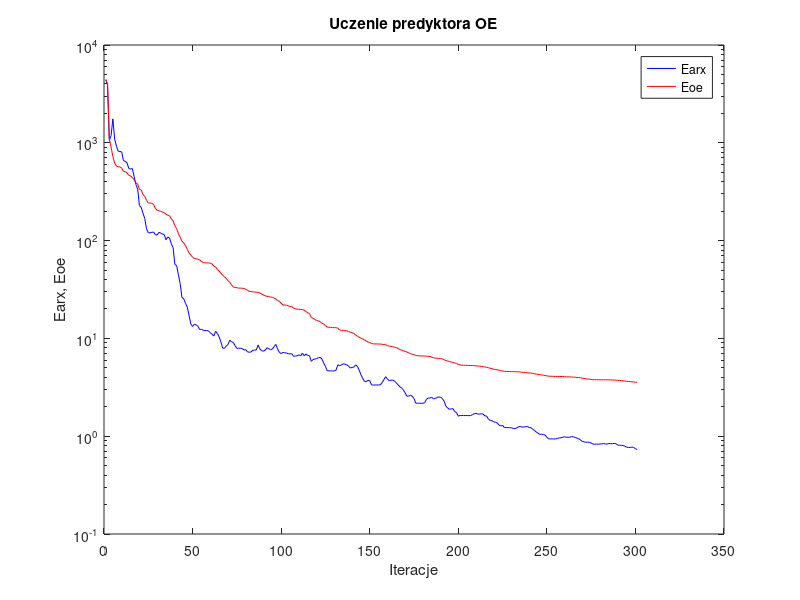
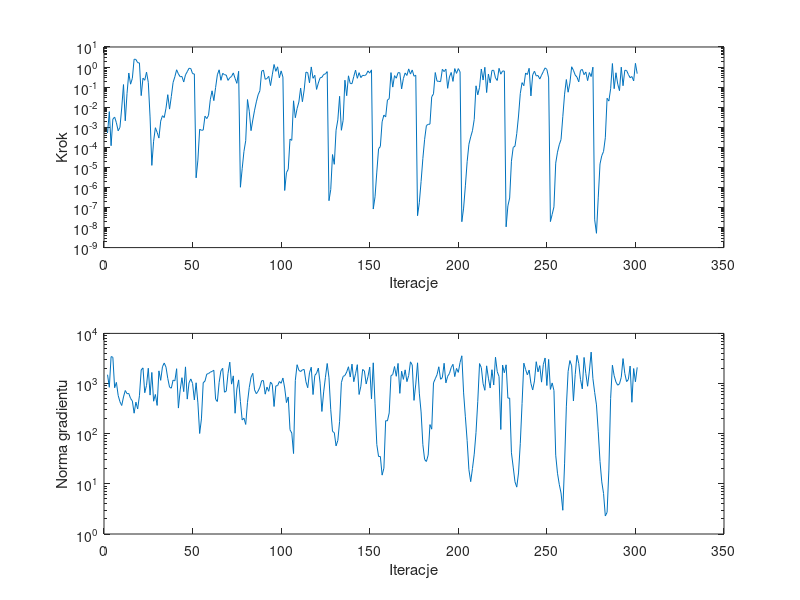

Write MATLAB code to recreate these figures, in order.
%uczenie predyktora oe
clear all;
n=0; farx(n+1)=4.378894e+003; foe(n+1)=4.466231e+003; wspucz(n+1)=0.000000e+000; ng(n+1)=0.000000e+000;
%odnowa zmiennej metryki
n=1; farx(n+1)=3.895031e+003; foe(n+1)=3.962226e+003; krok(n+1)=5.120833e-004; ng(n+1)=1.500066e+003;
n=2; farx(n+1)=1.060986e+003; foe(n+1)=1.104303e+003; krok(n+1)=5.980899e-003; ng(n+1)=8.418458e+002;
n=3; farx(n+1)=1.188175e+003; foe(n+1)=9.038972e+002; krok(n+1)=1.198093e-004; ng(n+1)=3.449136e+003;
n=4; farx(n+1)=1.756456e+003; foe(n+1)=7.223295e+002; krok(n+1)=2.553842e-003; ng(n+1)=3.340635e+003;
n=5; farx(n+1)=1.095117e+003; foe(n+1)=6.210205e+002; krok(n+1)=3.206931e-003; ng(n+1)=8.252719e+002;
n=6; farx(n+1)=9.243649e+002; foe(n+1)=5.780769e+002; krok(n+1)=1.675019e-003; ng(n+1)=1.054236e+003;
n=7; farx(n+1)=8.205105e+002; foe(n+1)=5.693815e+002; krok(n+1)=6.618879e-004; ng(n+1)=5.789516e+002;
n=8; farx(n+1)=8.146404e+002; foe(n+1)=5.665258e+002; krok(n+1)=9.854180e-004; ng(n+1)=4.339921e+002;
n=9; farx(n+1)=8.068973e+002; foe(n+1)=5.498932e+002; krok(n+1)=9.078303e-003; ng(n+1)=3.649255e+002;
n=10; farx(n+1)=6.551259e+002; foe(n+1)=5.095052e+002; krok(n+1)=1.337970e-001; ng(n+1)=5.398533e+002;
n=11; farx(n+1)=6.474593e+002; foe(n+1)=5.078287e+002; krok(n+1)=2.092139e-003; ng(n+1)=7.263432e+002;
n=12; farx(n+1)=6.225636e+002; foe(n+1)=4.912925e+002; krok(n+1)=4.844011e-002; ng(n+1)=6.274521e+002;
n=13; farx(n+1)=5.463623e+002; foe(n+1)=4.655618e+002; krok(n+1)=5.045340e-001; ng(n+1)=6.335836e+002;
n=14; farx(n+1)=5.382151e+002; foe(n+1)=4.584695e+002; krok(n+1)=1.400181e-001; ng(n+1)=5.040978e+002;
n=15; farx(n+1)=5.455446e+002; foe(n+1)=4.410257e+002; krok(n+1)=2.740921e-001; ng(n+1)=4.502009e+002;
n=16; farx(n+1)=4.525031e+002; foe(n+1)=4.223535e+002; krok(n+1)=2.455126e+000; ng(n+1)=2.563383e+002;
n=17; farx(n+1)=3.753993e+002; foe(n+1)=3.881505e+002; krok(n+1)=2.395877e+000; ng(n+1)=4.256313e+002;
n=18; farx(n+1)=3.361658e+002; foe(n+1)=3.790358e+002; krok(n+1)=1.650428e+000; ng(n+1)=3.111872e+002;
n=19; farx(n+1)=2.285863e+002; foe(n+1)=3.342301e+002; krok(n+1)=1.606385e+000; ng(n+1)=5.714092e+002;
n=20; farx(n+1)=2.185933e+002; foe(n+1)=3.288703e+002; krok(n+1)=3.766673e-002; ng(n+1)=1.862668e+003;
n=21; farx(n+1)=1.905817e+002; foe(n+1)=2.964156e+002; krok(n+1)=2.800362e-001; ng(n+1)=2.051279e+003;
n=22; farx(n+1)=1.685815e+002; foe(n+1)=2.837449e+002; krok(n+1)=2.193298e-001; ng(n+1)=6.559337e+002;
n=23; farx(n+1)=1.319358e+002; foe(n+1)=2.583340e+002; krok(n+1)=5.571345e-001; ng(n+1)=9.184472e+002;
n=24; farx(n+1)=1.203227e+002; foe(n+1)=2.425585e+002; krok(n+1)=1.728699e-001; ng(n+1)=2.019813e+003;
n=25; farx(n+1)=1.200434e+002; foe(n+1)=2.422127e+002; krok(n+1)=3.258189e-003; ng(n+1)=5.881840e+002;
%odnowa zmiennej metryki
n=26; farx(n+1)=1.214590e+002; foe(n+1)=2.409174e+002; krok(n+1)=1.255822e-005; ng(n+1)=1.664676e+003;
n=27; farx(n+1)=1.224635e+002; foe(n+1)=2.341293e+002; krok(n+1)=1.999716e-004; ng(n+1)=4.441722e+002;
n=28; farx(n+1)=1.146237e+002; foe(n+1)=2.128506e+002; krok(n+1)=9.458427e-004; ng(n+1)=6.061462e+002;
n=29; farx(n+1)=1.140299e+002; foe(n+1)=2.049762e+002; krok(n+1)=5.559287e-004; ng(n+1)=3.660615e+002;
n=30; farx(n+1)=1.214393e+002; foe(n+1)=2.010358e+002; krok(n+1)=2.884695e-004; ng(n+1)=1.789991e+003;
n=31; farx(n+1)=1.194985e+002; foe(n+1)=2.000850e+002; krok(n+1)=2.013864e-003; ng(n+1)=1.159291e+003;
n=32; farx(n+1)=1.169213e+002; foe(n+1)=1.955784e+002; krok(n+1)=3.752448e-003; ng(n+1)=2.159769e+003;
n=33; farx(n+1)=1.148443e+002; foe(n+1)=1.933756e+002; krok(n+1)=3.036370e-003; ng(n+1)=2.567873e+003;
n=34; farx(n+1)=1.019797e+002; foe(n+1)=1.857919e+002; krok(n+1)=8.865514e-003; ng(n+1)=2.122501e+003;
n=35; farx(n+1)=1.089254e+002; foe(n+1)=1.823546e+002; krok(n+1)=4.193314e-002; ng(n+1)=1.265063e+003;
n=36; farx(n+1)=1.060971e+002; foe(n+1)=1.788919e+002; krok(n+1)=8.003391e-003; ng(n+1)=8.468439e+002;
n=37; farx(n+1)=9.262213e+001; foe(n+1)=1.664620e+002; krok(n+1)=3.413625e-002; ng(n+1)=8.080680e+002;
n=38; farx(n+1)=8.474284e+001; foe(n+1)=1.592710e+002; krok(n+1)=1.702433e-001; ng(n+1)=1.171174e+003;
n=39; farx(n+1)=5.703399e+001; foe(n+1)=1.417422e+002; krok(n+1)=3.287969e-001; ng(n+1)=1.130684e+003;
n=40; farx(n+1)=5.564907e+001; foe(n+1)=1.328047e+002; krok(n+1)=7.310195e-001; ng(n+1)=1.975245e+003;
n=41; farx(n+1)=4.465040e+001; foe(n+1)=1.175008e+002; krok(n+1)=4.536903e-001; ng(n+1)=3.243533e+002;
n=42; farx(n+1)=3.644781e+001; foe(n+1)=1.086374e+002; krok(n+1)=3.288994e-001; ng(n+1)=7.470620e+002;
n=43; farx(n+1)=2.628582e+001; foe(n+1)=9.876129e+001; krok(n+1)=3.394051e-001; ng(n+1)=1.307520e+003;
n=44; farx(n+1)=2.540734e+001; foe(n+1)=9.469121e+001; krok(n+1)=1.794664e-001; ng(n+1)=6.901060e+002;
n=45; farx(n+1)=2.291000e+001; foe(n+1)=8.907971e+001; krok(n+1)=4.089939e-001; ng(n+1)=2.149167e+003;
n=46; farx(n+1)=2.084789e+001; foe(n+1)=8.142719e+001; krok(n+1)=5.870903e-001; ng(n+1)=4.895531e+002;
n=47; farx(n+1)=1.726038e+001; foe(n+1)=7.504917e+001; krok(n+1)=8.707243e-001; ng(n+1)=1.034372e+003;
n=48; farx(n+1)=1.404388e+001; foe(n+1)=7.119387e+001; krok(n+1)=8.413217e-001; ng(n+1)=1.235994e+003;
n=49; farx(n+1)=1.326879e+001; foe(n+1)=6.758974e+001; krok(n+1)=4.686024e-001; ng(n+1)=1.004582e+003;
n=50; farx(n+1)=1.395747e+001; foe(n+1)=6.564176e+001; krok(n+1)=4.536903e-001; ng(n+1)=4.715156e+002;
%odnowa zmiennej metryki
n=51; farx(n+1)=1.373899e+001; foe(n+1)=6.519370e+001; krok(n+1)=3.002928e-006; ng(n+1)=1.036123e+003;
n=52; farx(n+1)=1.335272e+001; foe(n+1)=6.461759e+001; krok(n+1)=2.299949e-005; ng(n+1)=4.116709e+002;
n=53; farx(n+1)=1.233004e+001; foe(n+1)=6.359559e+001; krok(n+1)=7.975165e-004; ng(n+1)=1.009985e+002;
n=54; farx(n+1)=1.240081e+001; foe(n+1)=6.118907e+001; krok(n+1)=7.010405e-004; ng(n+1)=1.971330e+002;
n=55; farx(n+1)=1.210892e+001; foe(n+1)=5.959866e+001; krok(n+1)=7.213414e-004; ng(n+1)=1.038182e+003;
n=56; farx(n+1)=1.202620e+001; foe(n+1)=5.925870e+001; krok(n+1)=3.559503e-003; ng(n+1)=1.118002e+003;
n=57; farx(n+1)=1.201297e+001; foe(n+1)=5.918768e+001; krok(n+1)=2.695374e-003; ng(n+1)=1.539455e+003;
n=58; farx(n+1)=1.193321e+001; foe(n+1)=5.906696e+001; krok(n+1)=3.870712e-003; ng(n+1)=1.581813e+003;
n=59; farx(n+1)=1.143074e+001; foe(n+1)=5.887888e+001; krok(n+1)=2.357847e-002; ng(n+1)=1.683496e+003;
n=60; farx(n+1)=1.102831e+001; foe(n+1)=5.762012e+001; krok(n+1)=6.539800e-002; ng(n+1)=1.745287e+003;
n=61; farx(n+1)=1.060461e+001; foe(n+1)=5.484377e+001; krok(n+1)=2.117616e-002; ng(n+1)=1.838953e+003;
n=62; farx(n+1)=1.181492e+001; foe(n+1)=5.398912e+001; krok(n+1)=9.548572e-002; ng(n+1)=4.855869e+002;
n=63; farx(n+1)=1.124172e+001; foe(n+1)=5.066015e+001; krok(n+1)=4.128102e-001; ng(n+1)=4.386015e+002;
n=64; farx(n+1)=1.037703e+001; foe(n+1)=4.872926e+001; krok(n+1)=7.271671e-001; ng(n+1)=1.056380e+003;
n=65; farx(n+1)=9.174119e+000; foe(n+1)=4.636658e+001; krok(n+1)=2.186494e-001; ng(n+1)=1.794141e+003;
n=66; farx(n+1)=7.953802e+000; foe(n+1)=4.427245e+001; krok(n+1)=4.865340e-001; ng(n+1)=2.014506e+003;
n=67; farx(n+1)=7.920933e+000; foe(n+1)=4.261138e+001; krok(n+1)=4.158012e-001; ng(n+1)=6.721475e+002;
n=68; farx(n+1)=8.358753e+000; foe(n+1)=4.106245e+001; krok(n+1)=3.985391e-001; ng(n+1)=7.041548e+002;
n=69; farx(n+1)=8.657656e+000; foe(n+1)=3.896474e+001; krok(n+1)=2.158836e-001; ng(n+1)=1.584244e+003;
n=70; farx(n+1)=9.600062e+000; foe(n+1)=3.742681e+001; krok(n+1)=2.926858e-001; ng(n+1)=2.667917e+003;
n=71; farx(n+1)=9.213032e+000; foe(n+1)=3.526822e+001; krok(n+1)=3.404866e-001; ng(n+1)=9.736125e+002;
n=72; farx(n+1)=9.104355e+000; foe(n+1)=3.359708e+001; krok(n+1)=5.108389e-001; ng(n+1)=1.422076e+003;
n=73; farx(n+1)=8.432033e+000; foe(n+1)=3.320620e+001; krok(n+1)=2.709781e-001; ng(n+1)=2.558371e+002;
n=74; farx(n+1)=7.898244e+000; foe(n+1)=3.299171e+001; krok(n+1)=1.540084e-001; ng(n+1)=7.765666e+002;
n=75; farx(n+1)=7.948455e+000; foe(n+1)=3.268750e+001; krok(n+1)=6.167589e-001; ng(n+1)=1.182664e+003;
%odnowa zmiennej metryki
n=76; farx(n+1)=7.920671e+000; foe(n+1)=3.265262e+001; krok(n+1)=1.018899e-006; ng(n+1)=4.382882e+002;
n=77; farx(n+1)=7.881397e+000; foe(n+1)=3.261667e+001; krok(n+1)=8.539569e-006; ng(n+1)=1.877751e+002;
n=78; farx(n+1)=7.638184e+000; foe(n+1)=3.237813e+001; krok(n+1)=6.235827e-005; ng(n+1)=2.037643e+002;
n=79; farx(n+1)=7.664702e+000; foe(n+1)=3.182993e+001; krok(n+1)=2.141893e-004; ng(n+1)=1.529118e+002;
n=80; farx(n+1)=7.284110e+000; foe(n+1)=3.108965e+001; krok(n+1)=2.399905e-002; ng(n+1)=4.204669e+002;
n=81; farx(n+1)=7.227882e+000; foe(n+1)=3.031698e+001; krok(n+1)=6.283621e-003; ng(n+1)=8.332106e+002;
n=82; farx(n+1)=7.260321e+000; foe(n+1)=3.018957e+001; krok(n+1)=6.750897e-004; ng(n+1)=1.340101e+003;
n=83; farx(n+1)=7.554366e+000; foe(n+1)=2.989795e+001; krok(n+1)=2.286608e-003; ng(n+1)=1.599764e+003;
n=84; farx(n+1)=7.582072e+000; foe(n+1)=2.986657e+001; krok(n+1)=7.088910e-003; ng(n+1)=7.472118e+002;
n=85; farx(n+1)=7.631477e+000; foe(n+1)=2.967403e+001; krok(n+1)=1.840296e-002; ng(n+1)=6.275768e+002;
n=86; farx(n+1)=8.575575e+000; foe(n+1)=2.952823e+001; krok(n+1)=4.134280e-002; ng(n+1)=7.066687e+002;
n=87; farx(n+1)=7.788217e+000; foe(n+1)=2.912693e+001; krok(n+1)=6.601690e-002; ng(n+1)=8.459981e+002;
n=88; farx(n+1)=7.494566e+000; foe(n+1)=2.843815e+001; krok(n+1)=6.224492e-001; ng(n+1)=1.137348e+003;
n=89; farx(n+1)=7.396613e+000; foe(n+1)=2.775754e+001; krok(n+1)=7.021280e-001; ng(n+1)=1.145694e+003;
n=90; farx(n+1)=7.594508e+000; foe(n+1)=2.724162e+001; krok(n+1)=2.452016e-001; ng(n+1)=6.140884e+002;
n=91; farx(n+1)=8.033790e+000; foe(n+1)=2.694030e+001; krok(n+1)=2.675301e-001; ng(n+1)=8.497889e+002;
n=92; farx(n+1)=7.841603e+000; foe(n+1)=2.666350e+001; krok(n+1)=3.446734e-001; ng(n+1)=7.003587e+002;
n=93; farx(n+1)=7.667556e+000; foe(n+1)=2.652225e+001; krok(n+1)=1.191056e-001; ng(n+1)=1.073140e+003;
n=94; farx(n+1)=7.757599e+000; foe(n+1)=2.634450e+001; krok(n+1)=4.095418e-001; ng(n+1)=9.601164e+002;
n=95; farx(n+1)=8.246840e+000; foe(n+1)=2.585991e+001; krok(n+1)=1.342163e+000; ng(n+1)=3.485616e+002;
n=96; farx(n+1)=8.690534e+000; foe(n+1)=2.525748e+001; krok(n+1)=6.122388e-001; ng(n+1)=8.988967e+002;
n=97; farx(n+1)=7.824129e+000; foe(n+1)=2.438383e+001; krok(n+1)=1.026961e+000; ng(n+1)=9.077836e+002;
n=98; farx(n+1)=7.187129e+000; foe(n+1)=2.391891e+001; krok(n+1)=2.894475e-001; ng(n+1)=1.098845e+003;
n=99; farx(n+1)=7.001301e+000; foe(n+1)=2.287181e+001; krok(n+1)=6.435764e-001; ng(n+1)=1.011980e+003;
n=100; farx(n+1)=7.181618e+000; foe(n+1)=2.202075e+001; krok(n+1)=3.161324e-001; ng(n+1)=1.287554e+003;
%odnowa zmiennej metryki
n=101; farx(n+1)=7.138035e+000; foe(n+1)=2.193607e+001; krok(n+1)=7.032864e-007; ng(n+1)=8.157091e+002;
n=102; farx(n+1)=7.084992e+000; foe(n+1)=2.183045e+001; krok(n+1)=5.456206e-006; ng(n+1)=4.174615e+002;
n=103; farx(n+1)=6.965425e+000; foe(n+1)=2.158015e+001; krok(n+1)=8.012023e-006; ng(n+1)=5.406376e+002;
n=104; farx(n+1)=6.951496e+000; foe(n+1)=2.122340e+001; krok(n+1)=2.556540e-004; ng(n+1)=1.198604e+002;
n=105; farx(n+1)=6.964679e+000; foe(n+1)=2.112365e+001; krok(n+1)=2.215284e-004; ng(n+1)=1.030573e+002;
n=106; farx(n+1)=6.582093e+000; foe(n+1)=2.047087e+001; krok(n+1)=2.074719e-002; ng(n+1)=4.021749e+001;
n=107; farx(n+1)=6.588179e+000; foe(n+1)=2.009327e+001; krok(n+1)=2.980863e-003; ng(n+1)=1.153309e+003;
n=108; farx(n+1)=6.644000e+000; foe(n+1)=1.991003e+001; krok(n+1)=8.533243e-003; ng(n+1)=2.373553e+003;
n=109; farx(n+1)=6.799664e+000; foe(n+1)=1.989045e+001; krok(n+1)=1.793370e-002; ng(n+1)=1.836843e+003;
n=110; farx(n+1)=6.635971e+000; foe(n+1)=1.976404e+001; krok(n+1)=8.973318e-002; ng(n+1)=1.733051e+003;
n=111; farx(n+1)=7.056727e+000; foe(n+1)=1.972630e+001; krok(n+1)=1.868912e-002; ng(n+1)=1.877908e+003;
n=112; farx(n+1)=6.649782e+000; foe(n+1)=1.946181e+001; krok(n+1)=7.236188e-002; ng(n+1)=1.909227e+003;
n=113; farx(n+1)=6.913505e+000; foe(n+1)=1.888951e+001; krok(n+1)=5.596492e-001; ng(n+1)=1.084810e+003;
n=114; farx(n+1)=6.700391e+000; foe(n+1)=1.826882e+001; krok(n+1)=5.271762e-001; ng(n+1)=8.247461e+002;
n=115; farx(n+1)=6.643586e+000; foe(n+1)=1.795461e+001; krok(n+1)=1.634459e-001; ng(n+1)=1.637345e+003;
n=116; farx(n+1)=5.827066e+000; foe(n+1)=1.634116e+001; krok(n+1)=1.013125e+000; ng(n+1)=2.116241e+003;
n=117; farx(n+1)=6.072809e+000; foe(n+1)=1.606922e+001; krok(n+1)=2.745822e-001; ng(n+1)=6.031964e+002;
n=118; farx(n+1)=6.145587e+000; foe(n+1)=1.558982e+001; krok(n+1)=3.886554e-001; ng(n+1)=1.450102e+003;
n=119; farx(n+1)=6.221441e+000; foe(n+1)=1.529911e+001; krok(n+1)=7.680579e-002; ng(n+1)=1.606268e+003;
n=120; farx(n+1)=6.324660e+000; foe(n+1)=1.510596e+001; krok(n+1)=1.607063e-001; ng(n+1)=2.038233e+003;
n=121; farx(n+1)=6.413268e+000; foe(n+1)=1.484423e+001; krok(n+1)=2.912288e-001; ng(n+1)=1.017191e+003;
n=122; farx(n+1)=6.161122e+000; foe(n+1)=1.431191e+001; krok(n+1)=3.056660e-001; ng(n+1)=2.775351e+002;
n=123; farx(n+1)=5.606855e+000; foe(n+1)=1.407522e+001; krok(n+1)=4.300038e-001; ng(n+1)=6.806518e+002;
n=124; farx(n+1)=5.185450e+000; foe(n+1)=1.353736e+001; krok(n+1)=4.536903e-001; ng(n+1)=1.331618e+003;
n=125; farx(n+1)=4.667131e+000; foe(n+1)=1.304103e+001; krok(n+1)=5.914179e-001; ng(n+1)=2.513025e+003;
%odnowa zmiennej metryki
n=126; farx(n+1)=4.657954e+000; foe(n+1)=1.299745e+001; krok(n+1)=2.177053e-007; ng(n+1)=1.299773e+003;
n=127; farx(n+1)=4.662389e+000; foe(n+1)=1.298693e+001; krok(n+1)=7.855919e-007; ng(n+1)=3.010446e+002;
n=128; farx(n+1)=4.637387e+000; foe(n+1)=1.291626e+001; krok(n+1)=4.341873e-005; ng(n+1)=1.108882e+002;
n=129; farx(n+1)=4.653172e+000; foe(n+1)=1.289213e+001; krok(n+1)=1.416371e-005; ng(n+1)=1.052747e+002;
n=130; farx(n+1)=4.747810e+000; foe(n+1)=1.285897e+001; krok(n+1)=7.102557e-004; ng(n+1)=5.710053e+001;
n=131; farx(n+1)=5.370024e+000; foe(n+1)=1.272235e+001; krok(n+1)=2.326801e-003; ng(n+1)=7.337405e+001;
n=132; farx(n+1)=5.270397e+000; foe(n+1)=1.215805e+001; krok(n+1)=3.468850e-002; ng(n+1)=1.763126e+002;
n=133; farx(n+1)=5.341534e+000; foe(n+1)=1.211882e+001; krok(n+1)=7.046696e-004; ng(n+1)=1.041682e+003;
n=134; farx(n+1)=5.497307e+000; foe(n+1)=1.209479e+001; krok(n+1)=2.232051e-003; ng(n+1)=1.390097e+003;
n=135; farx(n+1)=5.452959e+000; foe(n+1)=1.200872e+001; krok(n+1)=2.209722e-001; ng(n+1)=1.447130e+003;
n=136; farx(n+1)=5.364075e+000; foe(n+1)=1.198727e+001; krok(n+1)=3.730542e-002; ng(n+1)=1.701073e+003;
n=137; farx(n+1)=5.222233e+000; foe(n+1)=1.171814e+001; krok(n+1)=3.655615e-001; ng(n+1)=2.161388e+003;
n=138; farx(n+1)=4.981025e+000; foe(n+1)=1.159616e+001; krok(n+1)=1.508553e-001; ng(n+1)=1.348592e+003;
n=139; farx(n+1)=5.047072e+000; foe(n+1)=1.142849e+001; krok(n+1)=1.484981e-001; ng(n+1)=2.439068e+003;
n=140; farx(n+1)=5.079787e+000; foe(n+1)=1.129156e+001; krok(n+1)=3.372291e-001; ng(n+1)=1.088803e+003;
n=141; farx(n+1)=5.359820e+000; foe(n+1)=1.084141e+001; krok(n+1)=7.011953e-001; ng(n+1)=1.563117e+003;
n=142; farx(n+1)=5.205343e+000; foe(n+1)=1.056639e+001; krok(n+1)=2.745822e-001; ng(n+1)=2.377280e+003;
n=143; farx(n+1)=4.752354e+000; foe(n+1)=1.026874e+001; krok(n+1)=5.249576e-001; ng(n+1)=6.051559e+002;
n=144; farx(n+1)=4.275915e+000; foe(n+1)=1.006694e+001; krok(n+1)=2.978305e-001; ng(n+1)=8.841698e+002;
n=145; farx(n+1)=3.913017e+000; foe(n+1)=9.887265e+000; krok(n+1)=3.885953e-001; ng(n+1)=1.907957e+003;
n=146; farx(n+1)=3.640472e+000; foe(n+1)=9.670628e+000; krok(n+1)=3.730916e-001; ng(n+1)=1.785353e+003;
n=147; farx(n+1)=3.610034e+000; foe(n+1)=9.415592e+000; krok(n+1)=4.150498e-001; ng(n+1)=9.806637e+002;
n=148; farx(n+1)=3.724384e+000; foe(n+1)=9.212123e+000; krok(n+1)=6.428475e-001; ng(n+1)=1.364263e+003;
n=149; farx(n+1)=3.702587e+000; foe(n+1)=9.066439e+000; krok(n+1)=4.964909e-001; ng(n+1)=2.122342e+003;
n=150; farx(n+1)=3.349413e+000; foe(n+1)=8.875018e+000; krok(n+1)=7.228765e-001; ng(n+1)=4.916420e+002;
%odnowa zmiennej metryki
n=151; farx(n+1)=3.337650e+000; foe(n+1)=8.792810e+000; krok(n+1)=8.368818e-008; ng(n+1)=2.589763e+003;
n=152; farx(n+1)=3.335233e+000; foe(n+1)=8.780805e+000; krok(n+1)=3.404851e-007; ng(n+1)=3.935801e+002;
n=153; farx(n+1)=3.339775e+000; foe(n+1)=8.778032e+000; krok(n+1)=5.798882e-006; ng(n+1)=6.086374e+001;
n=154; farx(n+1)=3.344508e+000; foe(n+1)=8.765986e+000; krok(n+1)=8.489916e-005; ng(n+1)=3.505172e+001;
n=155; farx(n+1)=3.359060e+000; foe(n+1)=8.752744e+000; krok(n+1)=1.089132e-004; ng(n+1)=3.519386e+001;
n=156; farx(n+1)=3.527005e+000; foe(n+1)=8.715090e+000; krok(n+1)=1.863415e-003; ng(n+1)=1.492949e+001;
n=157; farx(n+1)=3.792450e+000; foe(n+1)=8.642443e+000; krok(n+1)=4.042588e-003; ng(n+1)=2.051251e+001;
n=158; farx(n+1)=4.060432e+000; foe(n+1)=8.617623e+000; krok(n+1)=3.248447e-003; ng(n+1)=1.818515e+002;
n=159; farx(n+1)=3.838607e+000; foe(n+1)=8.424934e+000; krok(n+1)=2.280046e-002; ng(n+1)=1.802288e+002;
n=160; farx(n+1)=3.700114e+000; foe(n+1)=8.357852e+000; krok(n+1)=2.630605e-002; ng(n+1)=2.594145e+002;
n=161; farx(n+1)=3.736023e+000; foe(n+1)=8.279481e+000; krok(n+1)=5.281352e-001; ng(n+1)=1.437833e+003;
n=162; farx(n+1)=3.746889e+000; foe(n+1)=8.223829e+000; krok(n+1)=1.001107e-001; ng(n+1)=1.509443e+003;
n=163; farx(n+1)=3.662675e+000; foe(n+1)=8.136024e+000; krok(n+1)=3.724184e-001; ng(n+1)=2.184126e+003;
n=164; farx(n+1)=3.511085e+000; foe(n+1)=8.061276e+000; krok(n+1)=2.774171e-001; ng(n+1)=1.395876e+003;
n=165; farx(n+1)=3.352512e+000; foe(n+1)=7.877879e+000; krok(n+1)=5.250759e-001; ng(n+1)=2.521802e+003;
n=166; farx(n+1)=3.199762e+000; foe(n+1)=7.693206e+000; krok(n+1)=5.203615e-001; ng(n+1)=6.377423e+002;
n=167; farx(n+1)=3.111393e+000; foe(n+1)=7.583100e+000; krok(n+1)=8.100548e-002; ng(n+1)=1.758923e+003;
n=168; farx(n+1)=2.968058e+000; foe(n+1)=7.458687e+000; krok(n+1)=2.670983e-001; ng(n+1)=1.210634e+003;
n=169; farx(n+1)=2.773878e+000; foe(n+1)=7.366733e+000; krok(n+1)=5.076342e-001; ng(n+1)=1.875787e+003;
n=170; farx(n+1)=2.563644e+000; foe(n+1)=7.255538e+000; krok(n+1)=3.805404e-001; ng(n+1)=1.091523e+003;
n=171; farx(n+1)=2.566986e+000; foe(n+1)=7.114722e+000; krok(n+1)=8.083004e-001; ng(n+1)=1.442320e+003;
n=172; farx(n+1)=2.630446e+000; foe(n+1)=7.002868e+000; krok(n+1)=4.461084e-001; ng(n+1)=2.710697e+003;
n=173; farx(n+1)=2.566011e+000; foe(n+1)=6.890448e+000; krok(n+1)=7.178738e-001; ng(n+1)=2.345399e+003;
n=174; farx(n+1)=2.424751e+000; foe(n+1)=6.806746e+000; krok(n+1)=3.485301e-001; ng(n+1)=4.616198e+002;
n=175; farx(n+1)=2.180391e+000; foe(n+1)=6.696614e+000; krok(n+1)=3.903951e-001; ng(n+1)=9.764140e+002;
%odnowa zmiennej metryki
n=176; farx(n+1)=2.174948e+000; foe(n+1)=6.648651e+000; krok(n+1)=3.887684e-008; ng(n+1)=2.591278e+003;
n=177; farx(n+1)=2.172803e+000; foe(n+1)=6.633528e+000; krok(n+1)=1.734157e-007; ng(n+1)=6.431704e+002;
n=178; farx(n+1)=2.166508e+000; foe(n+1)=6.614909e+000; krok(n+1)=1.975648e-006; ng(n+1)=2.711098e+002;
n=179; farx(n+1)=2.170577e+000; foe(n+1)=6.604807e+000; krok(n+1)=2.769106e-005; ng(n+1)=6.043605e+001;
n=180; farx(n+1)=2.199464e+000; foe(n+1)=6.599505e+000; krok(n+1)=2.509069e-004; ng(n+1)=3.060713e+001;
n=181; farx(n+1)=2.380117e+000; foe(n+1)=6.580943e+000; krok(n+1)=1.216567e-003; ng(n+1)=2.790148e+001;
n=182; farx(n+1)=2.453699e+000; foe(n+1)=6.557396e+000; krok(n+1)=1.387045e-003; ng(n+1)=3.756594e+001;
n=183; farx(n+1)=2.454983e+000; foe(n+1)=6.550132e+000; krok(n+1)=1.427772e-003; ng(n+1)=1.518187e+002;
n=184; farx(n+1)=2.502723e+000; foe(n+1)=6.430741e+000; krok(n+1)=3.294851e-002; ng(n+1)=1.231678e+002;
n=185; farx(n+1)=2.407087e+000; foe(n+1)=6.329466e+000; krok(n+1)=4.616585e-002; ng(n+1)=1.030799e+003;
n=186; farx(n+1)=2.430578e+000; foe(n+1)=6.300023e+000; krok(n+1)=5.327583e-001; ng(n+1)=1.245106e+003;
n=187; farx(n+1)=2.485598e+000; foe(n+1)=6.269756e+000; krok(n+1)=1.981883e-001; ng(n+1)=1.502328e+003;
n=188; farx(n+1)=2.519746e+000; foe(n+1)=6.247451e+000; krok(n+1)=1.945981e-001; ng(n+1)=2.158890e+003;
n=189; farx(n+1)=2.505943e+000; foe(n+1)=6.233530e+000; krok(n+1)=1.872762e-001; ng(n+1)=1.216632e+003;
n=190; farx(n+1)=2.427385e+000; foe(n+1)=6.169692e+000; krok(n+1)=7.713740e-001; ng(n+1)=1.315773e+003;
n=191; farx(n+1)=2.280747e+000; foe(n+1)=6.050145e+000; krok(n+1)=5.939923e-001; ng(n+1)=2.539555e+003;
n=192; farx(n+1)=2.023616e+000; foe(n+1)=5.927231e+000; krok(n+1)=7.847380e-001; ng(n+1)=1.031606e+003;
n=193; farx(n+1)=1.944110e+000; foe(n+1)=5.875944e+000; krok(n+1)=8.693674e-002; ng(n+1)=1.396350e+003;
n=194; farx(n+1)=1.881486e+000; foe(n+1)=5.797586e+000; krok(n+1)=3.200292e-001; ng(n+1)=1.586987e+003;
n=195; farx(n+1)=1.900580e+000; foe(n+1)=5.729457e+000; krok(n+1)=5.378226e-001; ng(n+1)=2.083891e+003;
n=196; farx(n+1)=1.912016e+000; foe(n+1)=5.678384e+000; krok(n+1)=1.926134e-001; ng(n+1)=2.419211e+003;
n=197; farx(n+1)=1.781572e+000; foe(n+1)=5.594015e+000; krok(n+1)=8.377184e-001; ng(n+1)=1.375776e+003;
n=198; farx(n+1)=1.746086e+000; foe(n+1)=5.550136e+000; krok(n+1)=4.836593e-001; ng(n+1)=2.002322e+003;
n=199; farx(n+1)=1.600214e+000; foe(n+1)=5.419674e+000; krok(n+1)=8.377184e-001; ng(n+1)=1.669123e+003;
n=200; farx(n+1)=1.633008e+000; foe(n+1)=5.365561e+000; krok(n+1)=5.786742e-001; ng(n+1)=2.629223e+003;
%odnowa zmiennej metryki
n=201; farx(n+1)=1.629759e+000; foe(n+1)=5.322691e+000; krok(n+1)=1.953036e-008; ng(n+1)=3.576911e+003;
n=202; farx(n+1)=1.628733e+000; foe(n+1)=5.313131e+000; krok(n+1)=9.300667e-008; ng(n+1)=6.509614e+002;
n=203; farx(n+1)=1.625683e+000; foe(n+1)=5.305657e+000; krok(n+1)=1.196491e-006; ng(n+1)=2.170384e+002;
n=204; farx(n+1)=1.626647e+000; foe(n+1)=5.293792e+000; krok(n+1)=1.911691e-005; ng(n+1)=7.271441e+001;
n=205; farx(n+1)=1.623038e+000; foe(n+1)=5.290064e+000; krok(n+1)=1.418485e-004; ng(n+1)=1.912360e+001;
n=206; farx(n+1)=1.626071e+000; foe(n+1)=5.286884e+000; krok(n+1)=3.301592e-004; ng(n+1)=1.106207e+001;
n=207; farx(n+1)=1.664265e+000; foe(n+1)=5.285229e+000; krok(n+1)=6.682927e-004; ng(n+1)=2.021526e+001;
n=208; farx(n+1)=1.698624e+000; foe(n+1)=5.281005e+000; krok(n+1)=2.464960e-003; ng(n+1)=3.916441e+001;
n=209; farx(n+1)=1.713695e+000; foe(n+1)=5.229733e+000; krok(n+1)=1.160291e-001; ng(n+1)=1.056865e+002;
n=210; farx(n+1)=1.683065e+000; foe(n+1)=5.209782e+000; krok(n+1)=4.134280e-002; ng(n+1)=4.427106e+002;
n=211; farx(n+1)=1.684020e+000; foe(n+1)=5.202597e+000; krok(n+1)=9.759878e-002; ng(n+1)=2.502965e+003;
n=212; farx(n+1)=1.693852e+000; foe(n+1)=5.170734e+000; krok(n+1)=7.970783e-001; ng(n+1)=2.079937e+003;
n=213; farx(n+1)=1.684114e+000; foe(n+1)=5.143127e+000; krok(n+1)=2.250273e-001; ng(n+1)=9.925581e+002;
n=214; farx(n+1)=1.612685e+000; foe(n+1)=5.089027e+000; krok(n+1)=9.740223e-001; ng(n+1)=7.335016e+002;
n=215; farx(n+1)=1.606985e+000; foe(n+1)=5.081954e+000; krok(n+1)=5.360061e-002; ng(n+1)=2.255167e+003;
n=216; farx(n+1)=1.491822e+000; foe(n+1)=5.010270e+000; krok(n+1)=4.498732e-001; ng(n+1)=1.279894e+003;
n=217; farx(n+1)=1.451552e+000; foe(n+1)=4.957911e+000; krok(n+1)=1.630613e-001; ng(n+1)=8.142676e+002;
n=218; farx(n+1)=1.438054e+000; foe(n+1)=4.910620e+000; krok(n+1)=6.807263e-001; ng(n+1)=1.886808e+003;
n=219; farx(n+1)=1.404463e+000; foe(n+1)=4.834588e+000; krok(n+1)=6.871474e-001; ng(n+1)=9.348939e+002;
n=220; farx(n+1)=1.387031e+000; foe(n+1)=4.808010e+000; krok(n+1)=2.857025e-001; ng(n+1)=3.349758e+003;
n=221; farx(n+1)=1.368565e+000; foe(n+1)=4.787625e+000; krok(n+1)=2.144024e-001; ng(n+1)=1.719815e+003;
n=222; farx(n+1)=1.299740e+000; foe(n+1)=4.730036e+000; krok(n+1)=8.635342e-001; ng(n+1)=1.380640e+003;
n=223; farx(n+1)=1.272842e+000; foe(n+1)=4.687552e+000; krok(n+1)=4.406235e-001; ng(n+1)=1.213002e+002;
n=224; farx(n+1)=1.292660e+000; foe(n+1)=4.639032e+000; krok(n+1)=6.367965e-001; ng(n+1)=2.340809e+003;
n=225; farx(n+1)=1.225638e+000; foe(n+1)=4.605472e+000; krok(n+1)=6.305900e-001; ng(n+1)=1.639424e+003;
%odnowa zmiennej metryki
n=226; farx(n+1)=1.224561e+000; foe(n+1)=4.594577e+000; krok(n+1)=1.083848e-008; ng(n+1)=2.362457e+003;
n=227; farx(n+1)=1.223654e+000; foe(n+1)=4.590313e+000; krok(n+1)=1.202903e-007; ng(n+1)=5.109978e+002;
n=228; farx(n+1)=1.221434e+000; foe(n+1)=4.579472e+000; krok(n+1)=2.968069e-007; ng(n+1)=5.139695e+002;
n=229; farx(n+1)=1.219560e+000; foe(n+1)=4.574161e+000; krok(n+1)=2.018691e-005; ng(n+1)=4.159205e+001;
n=230; farx(n+1)=1.203223e+000; foe(n+1)=4.568580e+000; krok(n+1)=9.960454e-005; ng(n+1)=2.157272e+001;
n=231; farx(n+1)=1.195661e+000; foe(n+1)=4.566521e+000; krok(n+1)=1.123699e-004; ng(n+1)=1.100574e+001;
n=232; farx(n+1)=1.217365e+000; foe(n+1)=4.565088e+000; krok(n+1)=4.792372e-004; ng(n+1)=8.601175e+000;
n=233; farx(n+1)=1.245976e+000; foe(n+1)=4.561708e+000; krok(n+1)=3.625910e-003; ng(n+1)=1.648569e+001;
n=234; farx(n+1)=1.259128e+000; foe(n+1)=4.534642e+000; krok(n+1)=4.799811e-002; ng(n+1)=6.430642e+001;
n=235; farx(n+1)=1.236459e+000; foe(n+1)=4.502264e+000; krok(n+1)=1.670230e-001; ng(n+1)=3.998883e+002;
n=236; farx(n+1)=1.243444e+000; foe(n+1)=4.498776e+000; krok(n+1)=1.171506e-001; ng(n+1)=2.548263e+003;
n=237; farx(n+1)=1.250776e+000; foe(n+1)=4.489429e+000; krok(n+1)=5.045340e-001; ng(n+1)=1.903034e+003;
n=238; farx(n+1)=1.259026e+000; foe(n+1)=4.461400e+000; krok(n+1)=4.228884e-001; ng(n+1)=1.493816e+003;
n=239; farx(n+1)=1.227304e+000; foe(n+1)=4.431001e+000; krok(n+1)=8.674420e-001; ng(n+1)=1.859251e+003;
n=240; farx(n+1)=1.223246e+000; foe(n+1)=4.425837e+000; krok(n+1)=3.638604e-002; ng(n+1)=1.007474e+003;
n=241; farx(n+1)=1.179683e+000; foe(n+1)=4.389968e+000; krok(n+1)=4.081488e-001; ng(n+1)=7.439524e+002;
n=242; farx(n+1)=1.147159e+000; foe(n+1)=4.349483e+000; krok(n+1)=6.246649e-001; ng(n+1)=1.128945e+003;
n=243; farx(n+1)=1.105096e+000; foe(n+1)=4.318618e+000; krok(n+1)=3.589369e-001; ng(n+1)=2.725981e+003;
n=244; farx(n+1)=1.072062e+000; foe(n+1)=4.286623e+000; krok(n+1)=3.805404e-001; ng(n+1)=1.709303e+003;
n=245; farx(n+1)=1.047050e+000; foe(n+1)=4.258659e+000; krok(n+1)=2.522670e-001; ng(n+1)=2.276047e+003;
n=246; farx(n+1)=1.044863e+000; foe(n+1)=4.233680e+000; krok(n+1)=3.923690e-001; ng(n+1)=1.066892e+003;
n=247; farx(n+1)=1.043781e+000; foe(n+1)=4.205197e+000; krok(n+1)=5.962886e-001; ng(n+1)=2.384168e+003;
n=248; farx(n+1)=1.025136e+000; foe(n+1)=4.170407e+000; krok(n+1)=9.073805e-001; ng(n+1)=3.232945e+003;
n=249; farx(n+1)=9.768872e-001; foe(n+1)=4.141917e+000; krok(n+1)=7.631010e-001; ng(n+1)=9.130705e+002;
n=250; farx(n+1)=9.393961e-001; foe(n+1)=4.104421e+000; krok(n+1)=2.876382e-001; ng(n+1)=3.026991e+003;
%odnowa zmiennej metryki
n=251; farx(n+1)=9.390366e-001; foe(n+1)=4.103053e+000; krok(n+1)=1.974858e-008; ng(n+1)=7.640863e+002;
n=252; farx(n+1)=9.383034e-001; foe(n+1)=4.097513e+000; krok(n+1)=4.525971e-008; ng(n+1)=1.029085e+003;
n=253; farx(n+1)=9.371112e-001; foe(n+1)=4.087697e+000; krok(n+1)=1.072937e-007; ng(n+1)=7.252706e+002;
n=254; farx(n+1)=9.399629e-001; foe(n+1)=4.084919e+000; krok(n+1)=1.622543e-005; ng(n+1)=3.729410e+001;
n=255; farx(n+1)=9.472178e-001; foe(n+1)=4.083442e+000; krok(n+1)=5.720244e-005; ng(n+1)=1.628517e+001;
n=256; farx(n+1)=9.614309e-001; foe(n+1)=4.082195e+000; krok(n+1)=1.332690e-004; ng(n+1)=9.783728e+000;
n=257; farx(n+1)=9.624872e-001; foe(n+1)=4.081407e+000; krok(n+1)=2.431917e-004; ng(n+1)=6.561187e+000;
n=258; farx(n+1)=9.783108e-001; foe(n+1)=4.079691e+000; krok(n+1)=3.349706e-003; ng(n+1)=2.975035e+000;
n=259; farx(n+1)=9.868081e-001; foe(n+1)=4.064048e+000; krok(n+1)=4.446078e-002; ng(n+1)=2.502820e+001;
n=260; farx(n+1)=9.749892e-001; foe(n+1)=4.048004e+000; krok(n+1)=2.385171e-001; ng(n+1)=3.429836e+002;
n=261; farx(n+1)=9.728655e-001; foe(n+1)=4.045050e+000; krok(n+1)=5.565015e-002; ng(n+1)=1.746110e+003;
n=262; farx(n+1)=9.783812e-001; foe(n+1)=4.042020e+000; krok(n+1)=1.600146e-001; ng(n+1)=2.875509e+003;
n=263; farx(n+1)=9.908448e-001; foe(n+1)=4.030699e+000; krok(n+1)=1.030870e+000; ng(n+1)=2.253871e+003;
n=264; farx(n+1)=9.839757e-001; foe(n+1)=4.016182e+000; krok(n+1)=6.871474e-001; ng(n+1)=4.496154e+002;
n=265; farx(n+1)=9.712767e-001; foe(n+1)=4.006615e+000; krok(n+1)=4.014974e-001; ng(n+1)=1.506244e+003;
n=266; farx(n+1)=9.565424e-001; foe(n+1)=3.984817e+000; krok(n+1)=3.129038e-001; ng(n+1)=3.651774e+003;
n=267; farx(n+1)=9.413702e-001; foe(n+1)=3.974399e+000; krok(n+1)=1.827549e-001; ng(n+1)=2.507725e+003;
n=268; farx(n+1)=9.156205e-001; foe(n+1)=3.955722e+000; krok(n+1)=6.807263e-001; ng(n+1)=1.198126e+003;
n=269; farx(n+1)=8.840966e-001; foe(n+1)=3.913481e+000; krok(n+1)=7.638023e-001; ng(n+1)=7.827718e+002;
n=270; farx(n+1)=8.756053e-001; foe(n+1)=3.895789e+000; krok(n+1)=4.164005e-001; ng(n+1)=3.314614e+003;
n=271; farx(n+1)=8.667545e-001; foe(n+1)=3.860002e+000; krok(n+1)=5.667570e-001; ng(n+1)=1.585122e+003;
n=272; farx(n+1)=8.698490e-001; foe(n+1)=3.849049e+000; krok(n+1)=2.104484e-001; ng(n+1)=8.836989e+002;
n=273; farx(n+1)=8.666597e-001; foe(n+1)=3.830035e+000; krok(n+1)=5.312625e-001; ng(n+1)=1.772205e+003;
n=274; farx(n+1)=8.525564e-001; foe(n+1)=3.801708e+000; krok(n+1)=3.355407e-001; ng(n+1)=4.234543e+003;
n=275; farx(n+1)=8.295405e-001; foe(n+1)=3.782314e+000; krok(n+1)=9.870098e-001; ng(n+1)=1.253179e+003;
%odnowa zmiennej metryki
n=276; farx(n+1)=8.293297e-001; foe(n+1)=3.780668e+000; krok(n+1)=2.412597e-008; ng(n+1)=6.613707e+002;
n=277; farx(n+1)=8.293750e-001; foe(n+1)=3.780534e+000; krok(n+1)=5.164383e-009; ng(n+1)=3.748314e+002;
n=278; farx(n+1)=8.297200e-001; foe(n+1)=3.779994e+000; krok(n+1)=3.014189e-007; ng(n+1)=1.121666e+002;
n=279; farx(n+1)=8.320093e-001; foe(n+1)=3.778392e+000; krok(n+1)=1.470858e-005; ng(n+1)=2.807710e+001;
n=280; farx(n+1)=8.361350e-001; foe(n+1)=3.777535e+000; krok(n+1)=3.812225e-005; ng(n+1)=1.094885e+001;
n=281; farx(n+1)=8.399110e-001; foe(n+1)=3.777188e+000; krok(n+1)=6.197037e-005; ng(n+1)=6.438285e+000;
n=282; farx(n+1)=8.362855e-001; foe(n+1)=3.776996e+000; krok(n+1)=2.989447e-004; ng(n+1)=2.288460e+000;
n=283; farx(n+1)=8.285337e-001; foe(n+1)=3.776107e+000; krok(n+1)=2.779047e-002; ng(n+1)=2.704898e+000;
n=284; farx(n+1)=8.430709e-001; foe(n+1)=3.768201e+000; krok(n+1)=2.011176e-002; ng(n+1)=1.884831e+001;
n=285; farx(n+1)=8.384509e-001; foe(n+1)=3.762864e+000; krok(n+1)=8.260442e-002; ng(n+1)=5.054564e+002;
n=286; farx(n+1)=8.388319e-001; foe(n+1)=3.754629e+000; krok(n+1)=1.498210e+000; ng(n+1)=2.321247e+003;
n=287; farx(n+1)=8.425722e-001; foe(n+1)=3.751872e+000; krok(n+1)=8.333356e-002; ng(n+1)=1.430592e+003;
n=288; farx(n+1)=8.384646e-001; foe(n+1)=3.745550e+000; krok(n+1)=5.191100e-001; ng(n+1)=1.073958e+003;
n=289; farx(n+1)=8.118105e-001; foe(n+1)=3.721071e+000; krok(n+1)=1.418482e-001; ng(n+1)=9.269599e+002;
n=290; farx(n+1)=8.080030e-001; foe(n+1)=3.717264e+000; krok(n+1)=6.640781e-002; ng(n+1)=9.873725e+002;
n=291; farx(n+1)=8.061414e-001; foe(n+1)=3.698294e+000; krok(n+1)=9.872312e-001; ng(n+1)=1.333858e+003;
n=292; farx(n+1)=8.027664e-001; foe(n+1)=3.686263e+000; krok(n+1)=1.171506e-001; ng(n+1)=3.146023e+003;
n=293; farx(n+1)=7.910062e-001; foe(n+1)=3.665934e+000; krok(n+1)=6.914797e-001; ng(n+1)=1.586741e+003;
n=294; farx(n+1)=7.726802e-001; foe(n+1)=3.639897e+000; krok(n+1)=6.744582e-001; ng(n+1)=1.092046e+003;
n=295; farx(n+1)=7.668662e-001; foe(n+1)=3.630162e+000; krok(n+1)=4.268310e-001; ng(n+1)=1.202845e+003;
n=296; farx(n+1)=7.677400e-001; foe(n+1)=3.616623e+000; krok(n+1)=2.935451e-001; ng(n+1)=2.232620e+003;
n=297; farx(n+1)=7.740107e-001; foe(n+1)=3.592517e+000; krok(n+1)=3.371762e-001; ng(n+1)=4.235552e+002;
n=298; farx(n+1)=7.680113e-001; foe(n+1)=3.586607e+000; krok(n+1)=2.041642e-001; ng(n+1)=1.992123e+003;
n=299; farx(n+1)=7.449487e-001; foe(n+1)=3.566689e+000; krok(n+1)=1.531110e+000; ng(n+1)=1.085132e+003;
n=300; farx(n+1)=7.324218e-001; foe(n+1)=3.555532e+000; krok(n+1)=4.681360e-001; ng(n+1)=2.102242e+003;

figure; semilogy(farx,'b'); hold on; semilogy(foe,'r'); xlabel('Iteracje'); ylabel('Earx, Eoe'); legend('Earx','Eoe'); title('Uczenie predyktora OE');
figure; subplot(2,1,1); semilogy(krok); xlabel('Iteracje'); ylabel('Krok');
subplot(2,1,2); semilogy(ng); xlabel('Iteracje'); ylabel('Norma gradientu');
Earx=farx(n+1)
Eoe=foe(n+1)
